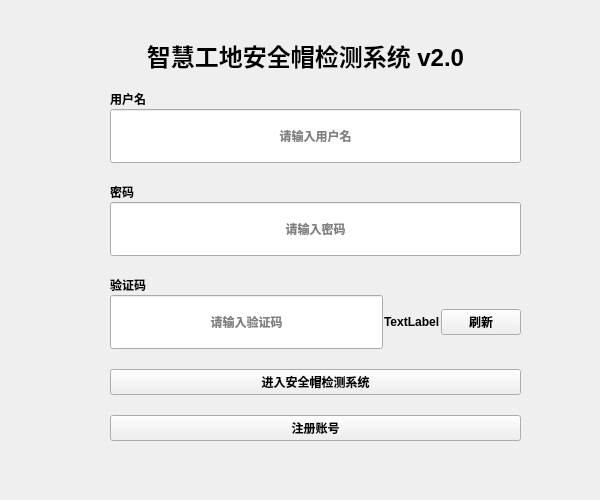
<?xml version="1.0" encoding="UTF-8"?>
<ui version="4.0">
 <class>Form</class>
 <widget class="QWidget" name="Form">
  <property name="geometry">
   <rect>
    <x>0</x>
    <y>0</y>
    <width>600</width>
    <height>500</height>
   </rect>
  </property>
  <property name="minimumSize">
   <size>
    <width>600</width>
    <height>500</height>
   </size>
  </property>
  <property name="maximumSize">
   <size>
    <width>600</width>
    <height>500</height>
   </size>
  </property>
  <property name="font">
   <font>
    <weight>75</weight>
    <bold>true</bold>
   </font>
  </property>
  <property name="windowTitle">
   <string>智慧工地 - 登录</string>
  </property>
  <widget class="QLabel" name="label">
   <property name="geometry">
    <rect>
     <x>-290</x>
     <y>30</y>
     <width>1191</width>
     <height>51</height>
    </rect>
   </property>
   <property name="font">
    <font>
     <pointsize>18</pointsize>
     <weight>75</weight>
     <bold>true</bold>
    </font>
   </property>
   <property name="text">
    <string>智慧工地安全帽检测系统 v2.0</string>
   </property>
   <property name="alignment">
    <set>Qt::AlignCenter</set>
   </property>
  </widget>
  <widget class="QWidget" name="">
   <property name="geometry">
    <rect>
     <x>110</x>
     <y>90</y>
     <width>411</width>
     <height>351</height>
    </rect>
   </property>
   <layout class="QVBoxLayout" name="verticalLayout_5" stretch="3,0,2">
    <property name="spacing">
     <number>20</number>
    </property>
    <item>
     <layout class="QVBoxLayout" name="verticalLayout_4" stretch="1,1,1">
      <property name="spacing">
       <number>20</number>
      </property>
      <item>
       <layout class="QVBoxLayout" name="verticalLayout" stretch="0,0">
        <property name="spacing">
         <number>1</number>
        </property>
        <item>
         <widget class="QLabel" name="user">
          <property name="text">
           <string>用户名</string>
          </property>
         </widget>
        </item>
        <item>
         <widget class="QLineEdit" name="input_user">
          <property name="sizePolicy">
           <sizepolicy hsizetype="Expanding" vsizetype="Expanding">
            <horstretch>0</horstretch>
            <verstretch>0</verstretch>
           </sizepolicy>
          </property>
          <property name="alignment">
           <set>Qt::AlignCenter</set>
          </property>
          <property name="placeholderText">
           <string>请输入用户名</string>
          </property>
         </widget>
        </item>
       </layout>
      </item>
      <item>
       <layout class="QVBoxLayout" name="verticalLayout_2">
        <property name="spacing">
         <number>1</number>
        </property>
        <item>
         <widget class="QLabel" name="pwd">
          <property name="text">
           <string>密码</string>
          </property>
         </widget>
        </item>
        <item>
         <widget class="QLineEdit" name="input_pwd">
          <property name="sizePolicy">
           <sizepolicy hsizetype="Expanding" vsizetype="Expanding">
            <horstretch>0</horstretch>
            <verstretch>0</verstretch>
           </sizepolicy>
          </property>
          <property name="echoMode">
           <enum>QLineEdit::Password</enum>
          </property>
          <property name="alignment">
           <set>Qt::AlignCenter</set>
          </property>
          <property name="placeholderText">
           <string>请输入密码</string>
          </property>
         </widget>
        </item>
       </layout>
      </item>
      <item>
       <layout class="QVBoxLayout" name="verticalLayout_3">
        <property name="spacing">
         <number>1</number>
        </property>
        <item>
         <widget class="QLabel" name="captcha">
          <property name="text">
           <string>验证码</string>
          </property>
         </widget>
        </item>
        <item>
         <layout class="QHBoxLayout" name="horizontalLayout">
          <item>
           <widget class="QLineEdit" name="input_captcha">
            <property name="sizePolicy">
             <sizepolicy hsizetype="Expanding" vsizetype="Expanding">
              <horstretch>0</horstretch>
              <verstretch>0</verstretch>
             </sizepolicy>
            </property>
            <property name="alignment">
             <set>Qt::AlignCenter</set>
            </property>
            <property name="placeholderText">
             <string>请输入验证码</string>
            </property>
           </widget>
          </item>
          <item>
           <widget class="QLabel" name="label_captcha">
            <property name="text">
             <string>TextLabel</string>
            </property>
           </widget>
          </item>
          <item>
           <widget class="QPushButton" name="btn_refresh_captcha">
            <property name="text">
             <string>刷新</string>
            </property>
           </widget>
          </item>
         </layout>
        </item>
       </layout>
      </item>
     </layout>
    </item>
    <item>
     <widget class="QPushButton" name="btn_login">
      <property name="sizePolicy">
       <sizepolicy hsizetype="Minimum" vsizetype="Expanding">
        <horstretch>0</horstretch>
        <verstretch>0</verstretch>
       </sizepolicy>
      </property>
      <property name="text">
       <string>进入安全帽检测系统</string>
      </property>
     </widget>
    </item>
    <item>
     <widget class="QPushButton" name="btn_register">
      <property name="text">
       <string>注册账号</string>
      </property>
     </widget>
    </item>
   </layout>
  </widget>
 </widget>
 <resources/>
 <connections/>
</ui>
